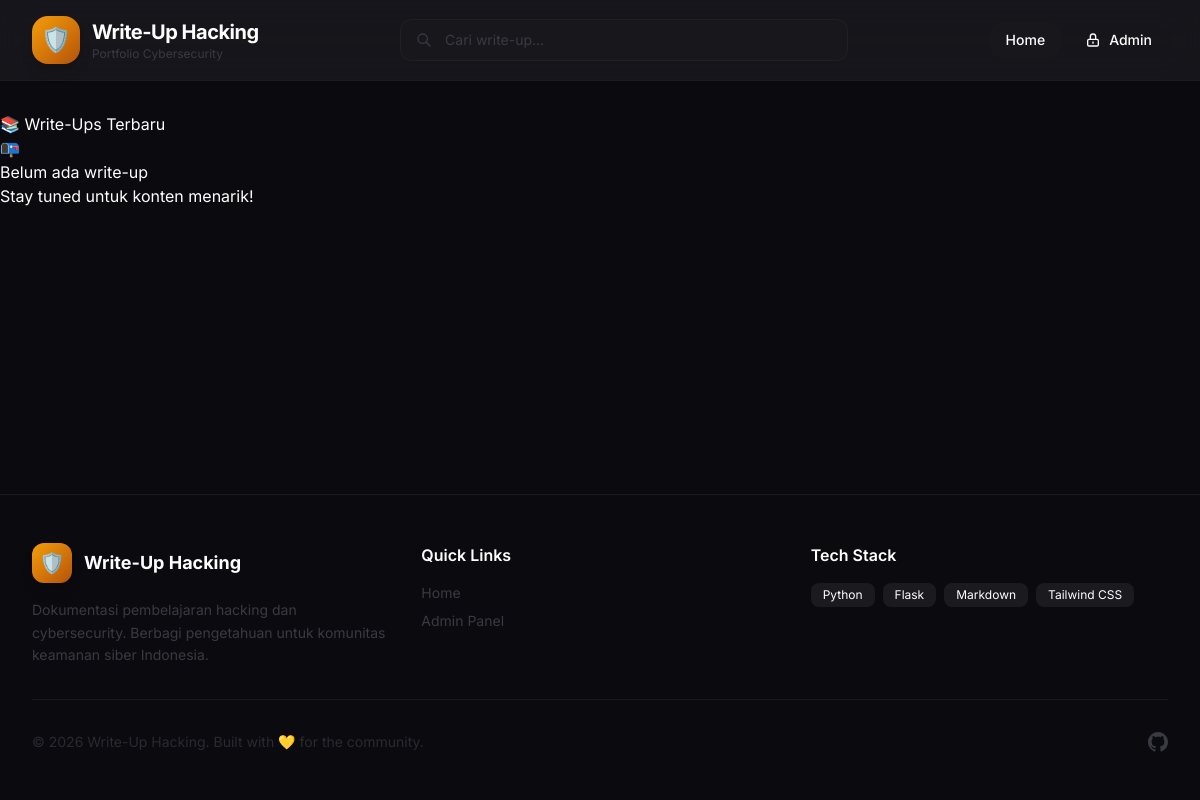
Before: / with the older database file.
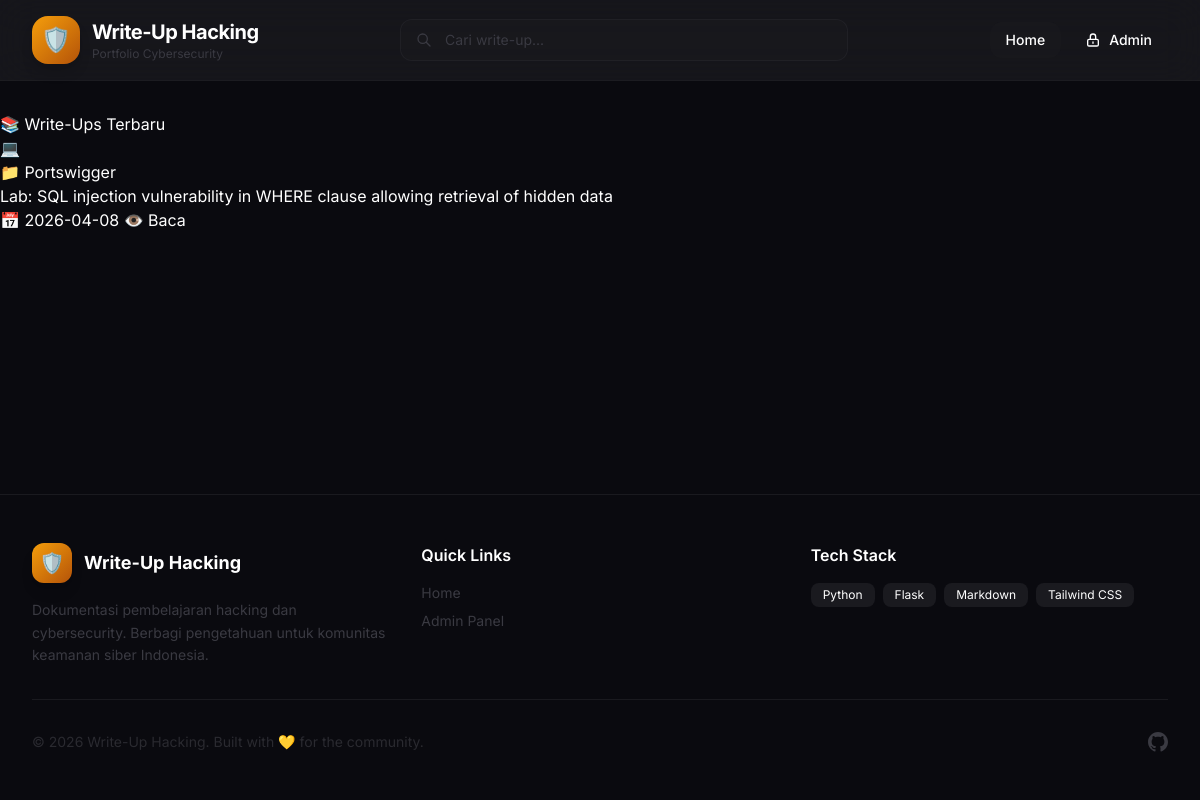
After: the same page with the newer database file.
### tables this page shows
CREATE TABLE writeups (
    id INTEGER PRIMARY KEY AUTOINCREMENT,
    title TEXT NOT NULL,
    slug TEXT NOT NULL UNIQUE,
    content_md TEXT NOT NULL,
    is_published BOOLEAN NOT NULL DEFAULT 0,
    created_at DATETIME DEFAULT CURRENT_TIMESTAMP
);

### app.py (the view)
@app.route('/')
def index():
    db = get_db()
    writeups = db.execute("""
        SELECT w.id, w.title, w.slug, w.created_at, GROUP_CONCAT(c.name) as cats
        FROM writeups w LEFT JOIN writeup_categories wc ON w.id = wc.writeup_id
        LEFT JOIN categories c ON wc.category_id = c.id
        WHERE w.is_published=1 GROUP BY w.id ORDER BY w.created_at DESC
    """).fetchall()
    categories = db.execute("SELECT id, name, slug FROM categories ORDER BY name").fetchall()
    return render_template('index.html', writeups=writeups, categories=categories)

### app.py (called while the page is built)
def get_db():
    if 'db' not in g:
        g.db = sqlite3.connect(app.config['DATABASE'])
        g.db.row_factory = sqlite3.Row
        g.db.execute("PRAGMA foreign_keys = ON;")
    return g.db

### templates/index.html (shortened to what this page needs)
{% extends "base.html" %}
{% block content %}
<h2 class="section-title">
  <span>📚</span>
  Write-Ups Terbaru
</h2>
<div class="card-grid">
  {% for w in writeups %}
    <article class="article-card">
      <a href="{{ url_for('writeup_detail', slug=w.slug) }}" class="card-link">
        <div class="article-image">💻</div>
        <div class="article-content">
          <div class="article-category">
            <span>📁</span>
            {{ w.cats or 'General' }}
          </div>
          <h3 class="article-title">{{ w.title }}</h3>
          <div class="article-meta">
            <span>📅 {{ w.created_at[:10] }}</span>
            <span>👁️ Baca</span>
          </div>
        </div>
      </a>
    </article>
  {% else %}
    <div class="empty-state" style="grid-column: 1/-1;">
      <div class="empty-state-icon">📭</div>
      <h3>Belum ada write-up</h3>
      <p>Stay tuned untuk konten menarik!</p>
    </div>
  {% endfor %}
</div>
{% endblock %}

### templates/base.html (shortened to what this page needs)
<!DOCTYPE html>
<html lang="id" class="scroll-smooth">
<head>
  <script src="https://cdn.tailwindcss.com"></script>
  <link rel="stylesheet" href="{{ url_for('static', filename='pygments.css') }}?v=3">
</head>
<body class="bg-dark-900 text-white font-sans min-h-screen flex flex-col">
  <header class="fixed top-0 left-0 right-0 z-50 glass border-b border-dark-600/50">
    <div class="max-w-7xl mx-auto px-4 sm:px-6 lg:px-8">
      <div class="flex items-center justify-between h-16 sm:h-20">
        <a href="{{ url_for('index') }}" class="flex items-center gap-3 group">
          <div class="w-10 h-10 sm:w-12 sm:h-12 rounded-2xl bg-gradient-to-br from-accent-400 to-accent-600 flex items-center justify-center text-xl sm:text-2xl shadow-lg group-hover:scale-105 transition-transform duration-300">
            🛡️
          </div>
          <div class="hidden sm:block">
            <h1 class="text-lg sm:text-xl font-bold tracking-tight">Write-Up Hacking</h1>
            <p class="text-xs text-dark-400 font-normal">Portfolio Cybersecurity</p>
          </div>
        </a>
        <div class="flex-1 max-w-md mx-4 sm:mx-8">
          <form action="{{ url_for('search') }}" method="get" class="relative">
            <input
              type="text"
              name="q"
              placeholder="Cari write-up..."
              class="w-full bg-dark-700/50 border border-dark-500/50 rounded-xl px-4 py-2.5 pl-11 text-sm placeholder:text-dark-400 focus:outline-none focus:border-accent-400/50 focus:ring-2 focus:ring-accent-400/20 transition-all duration-300"
            >
            <svg class="absolute left-4 top-1/2 -translate-y-1/2 w-4 h-4 text-dark-400" fill="none" stroke="currentColor" viewBox="0 0 24 24">
              <path stroke-linecap="round" stroke-linejoin="round" stroke-width="2" d="M21 21l-6-6m2-5a7 7 0 11-14 0 7 7 0 0114 0z"/>
            </svg>
          </form>
        </div>
        <nav class="flex items-center gap-2">
          <a href="{{ url_for('index') }}" class="nav-link px-4 py-2 rounded-xl text-sm font-medium text-dark-300 hover:text-white hover:bg-dark-700/50 transition-all duration-300 {% if request.endpoint == 'index' %}text-white bg-dark-700/50{% endif %}">
            Home
          </a>
          <a href="{{ url_for('admin_login') }}" class="nav-link px-4 py-2 rounded-xl text-sm font-medium text-dark-300 hover:text-white hover:bg-dark-700/50 transition-all duration-300 flex items-center gap-2">
            <svg class="w-4 h-4" fill="none" stroke="currentColor" viewBox="0 0 24 24">
              <path stroke-linecap="round" stroke-linejoin="round" stroke-width="2" d="M12 15v2m-6 4h12a2 2 0 002-2v-6a2 2 0 00-2-2H6a2 2 0 00-2 2v6a2 2 0 002 2zm10-10V7a4 4 0 00-8 0v4h8z"/>
            </svg>
            <span class="hidden sm:inline">Admin</span>
          </a>
        </nav>
      </div>
    </div>
  </header>
  <main class="flex-1 pt-24 sm:pt-28">
    {% block content %}{% endblock %}
  </main>
  <footer class="border-t border-dark-700 mt-20">
    <div class="max-w-7xl mx-auto px-4 sm:px-6 lg:px-8 py-12">
      <div class="grid grid-cols-1 md:grid-cols-3 gap-8 mb-8">
        <div>
          <div class="flex items-center gap-3 mb-4">
            <div class="w-10 h-10 rounded-xl bg-gradient-to-br from-accent-400 to-accent-600 flex items-center justify-center text-xl shadow-lg">
              🛡️
            </div>
            <span class="text-lg font-bold">Write-Up Hacking</span>
          </div>
          <p class="text-dark-400 text-sm leading-relaxed">
            Dokumentasi pembelajaran hacking dan cybersecurity. Berbagi pengetahuan untuk komunitas keamanan siber Indonesia.
          </p>
        </div>
        <div>
          <h4 class="font-semibold mb-4 text-dark-200">Quick Links</h4>
          <ul class="space-y-2 text-sm">
            <li><a href="{{ url_for('index') }}" class="text-dark-400 hover:text-accent-400 transition-colors">Home</a></li>
            <li><a href="{{ url_for('admin_login') }}" class="text-dark-400 hover:text-accent-400 transition-colors">Admin Panel</a></li>
          </ul>
        </div>
        <div>
          <h4 class="font-semibold mb-4 text-dark-200">Tech Stack</h4>
          <div class="flex flex-wrap gap-2">
            <span class="px-3 py-1 bg-dark-700 rounded-lg text-xs text-dark-300">Python</span>
            <span class="px-3 py-1 bg-dark-700 rounded-lg text-xs text-dark-300">Flask</span>
            <span class="px-3 py-1 bg-dark-700 rounded-lg text-xs text-dark-300">Markdown</span>
            <span class="px-3 py-1 bg-dark-700 rounded-lg text-xs text-dark-300">Tailwind CSS</span>
          </div>
        </div>
      </div>
      <div class="pt-8 border-t border-dark-700 flex flex-col sm:flex-row justify-between items-center gap-4">
        <p class="text-dark-500 text-sm">
          © 2026 Write-Up Hacking. Built with 💛 for the community.
        </p>
        <div class="flex items-center gap-4">
          <a href="#" class="text-dark-400 hover:text-accent-400 transition-colors">
          </a>
        </div>
      </div>
    </div>
  </footer>
</body>
</html>

### templates/base.html (style rules this page uses)
* { -webkit-font-smoothing: antialiased; -moz-osx-font-smoothing: grayscale; }
html { scroll-behavior: smooth; }
body { font-feature-settings: 'cv02', 'cv03', 'cv04', 'cv11'; }
.glass { background: rgba(26, 26, 31, 0.8); backdrop-filter: blur(20px); -webkit-backdrop-filter: blur(20px); }
.article-content h1, .article-content h2, .article-content h3 { scroll-margin-top: 100px; }

Changed rows visible on the page:
added writeups: cats "Portswigger", title "Lab: SQL injection vulnerability in WHERE clause allowing retrieval of hidden data", created_at "2026-04-08"
Other visible differences:
text no longer shown: "📭 Belum ada write-up Stay tuned untuk konten menarik!"
